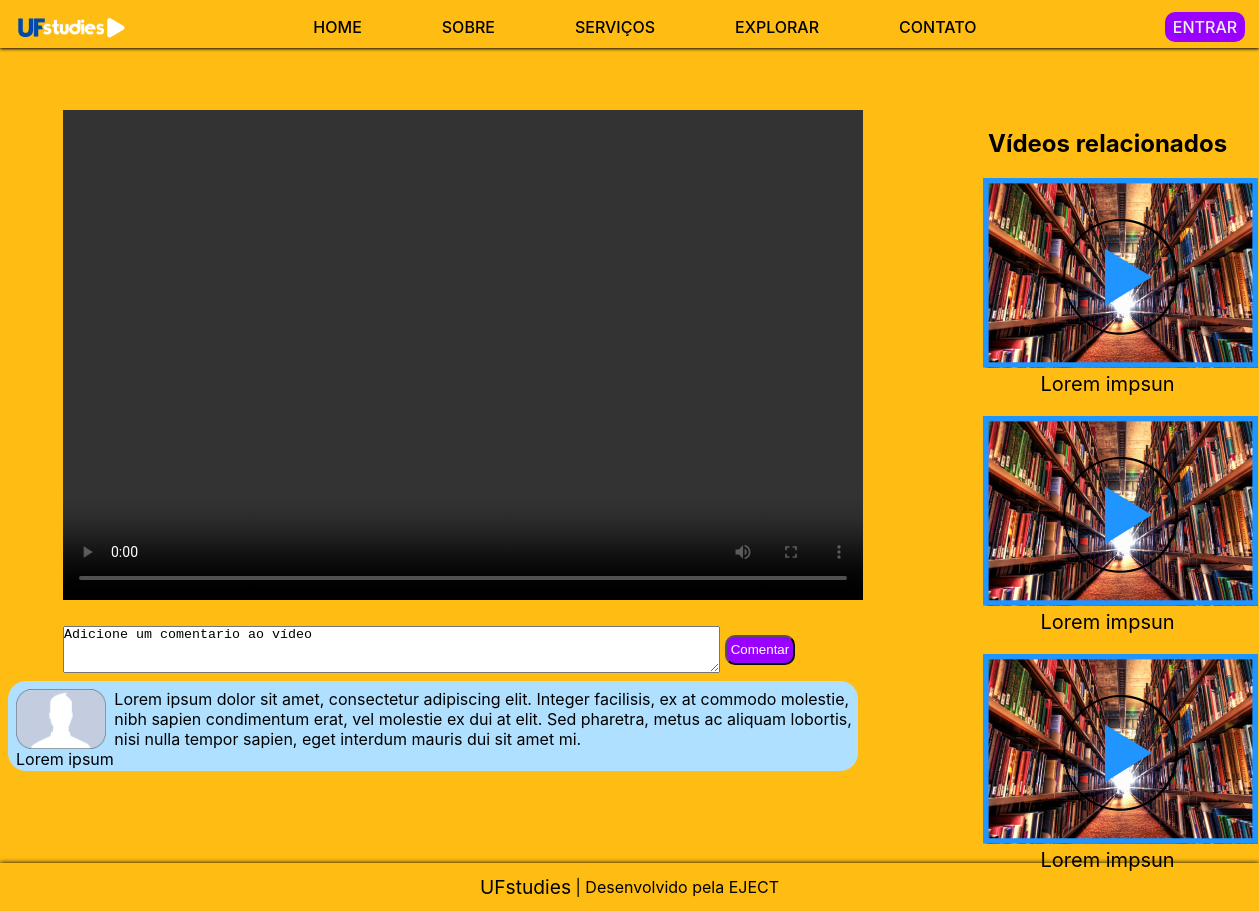
/assist, run on an earlier commit of the app's database.
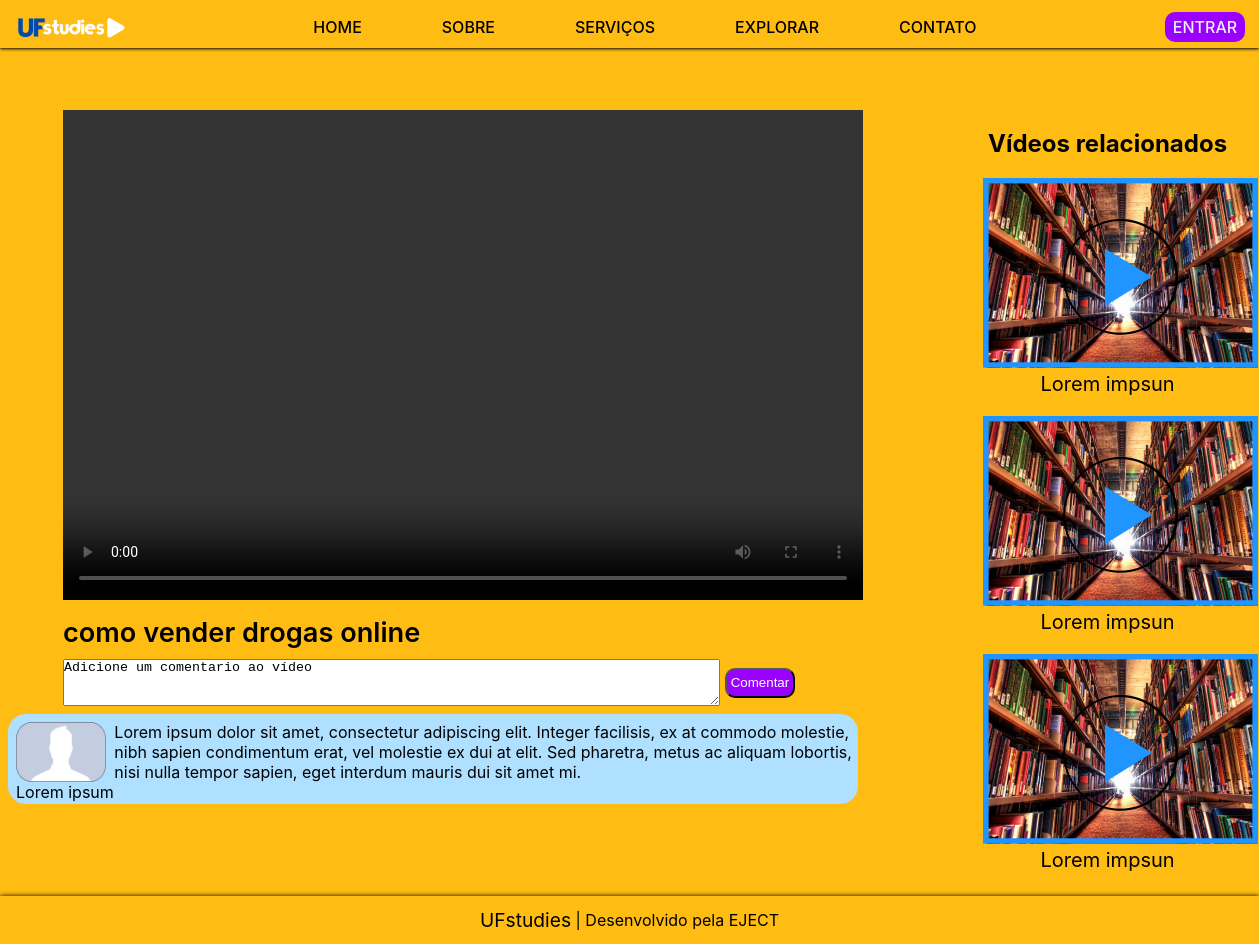
And on a later commit of the database.
### apps/uf/models.py (models this page shows)
class Assist(models.Model):
    titulo_video=models.CharField('Título do vídeo', max_length=30)

### apps/uf/views.py (the view)
# urls.py: path('assist', views.assist, name='assist'),
def assist(request):
    context_assist={
        'assist':Assist.objects.last(),
    }
    return render(request, 'assist.html', context_assist)

### core/templates/assist.html (shortened to what this page needs)
{% load static %}
<!DOCTYPE html>
<html lang="pt-BR">
<head>
    <link rel="stylesheet" href="{% static 'base.css' %}">
    <link rel="stylesheet" href="{% static 'main.css' %}">
</head>
<body id="homebg">
    <header id="navbar">
        <nav>
            <img src="{% static 'imagens/UF.png' %}" alt="Logo do site" id="logo">
            <ul class="lista">
                <li><a href="{% url 'index' %}">HOME</a></li>
                <li><a href="{% url 'sobre' %}">SOBRE</a></li>
                <li><a href="{% url 'servicos' %}">SERVIÇOS</a></li>
                <li><a href="{% url 'explorar' %}">EXPLORAR</a></li>
                <li><a href="{% url 'contato' %}">CONTATO</a></li>
            </ul>
                <a href="{% url 'notfound' %}"id="entrar"> ENTRAR </a>
        </nav>
        <main>
            <div id="vidprin">
            <video width="800" height="490" controls >
                <source src="{% static 'imagens/video.mp4' %}" type="video/mp4">
            </video>
            <div id="vidrela">
                <div id="relacionados">
                    <h2>Vídeos relacionados</h2>
                </div>
                <a href="{% url 'notfound' %}"><img src="{% static 'imagens/relac.png' %}"></a>
                <p class="nomerel">Lorem impsun</p>
                <br>
                <a href="{% url 'notfound' %}"><img src="{% static 'imagens/relac.png' %}"></a>
                <p class="nomerel">Lorem impsun</p>
                <br>
                <a href="{% url 'notfound' %}"><img src="{% static 'imagens/relac.png' %}"></a>
                <p class="nomerel">Lorem impsun</p>
                </div>
            </div>
            <div id="titulovid">
                <h2>{{ assist.titulo_video }}</h2>
            </div>
            <div id="coment">
                <textarea cols="80" rows="3">Adicione um comentario ao vídeo</textarea>
                <input type="submit" value="Comentar" name="comentario" id="inputcoment">
            </div>
            <div class="margem">
               <div id="imgcoment"> <img src="{% static 'imagens/perfil.png' %}" width="90" height="60" ></div>
               <div id="textcoment">Lorem ipsum dolor sit amet, consectetur adipiscing elit. Integer facilisis, ex at commodo molestie, nibh sapien condimentum erat, vel molestie ex dui at elit. Sed pharetra, metus ac aliquam lobortis, nisi nulla tempor sapien, eget interdum mauris dui sit amet mi.</div>
                <div>Lorem ipsum</div>
            </div>
            <footer>
                <p class="txtmaior">UFstudies </p>&nbsp
                <p>| Desenvolvido pela EJECT</p>
            </footer>
        </main>

What changed in the data, as far as the page shows it:
added Assist: titulo_video "como vender drogas online"
